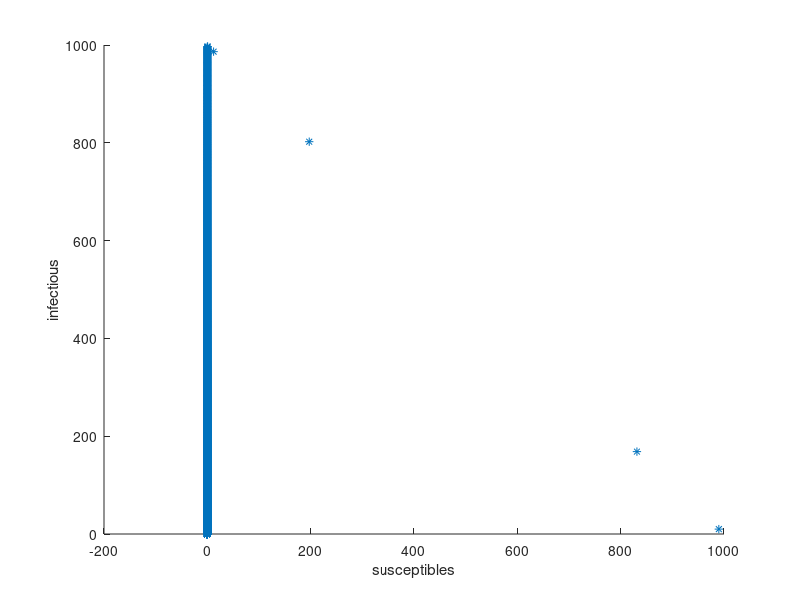

Recreate this plot in MATLAB.
%FAILURE
r = 0.003;
a = 0.001;
p = 1;
N = 1000;
f = @(t,x) [-r*x(1)^p*x(2); r*x(1)^p*x(2)-a*x(2); a*x(2)];




Rinit = 0;
figure
hold on
xlabel('susceptibles')
ylabel('infectious')
for Iinit = 10 %10:100:N %0:100:(N-Rinit)
    Sinit = N-Rinit-Iinit;
    [~,SIR] = ode45(f,0:10000,[Sinit;Iinit;Rinit]);
    plot(SIR(:,1),SIR(:,2),'*');
end


%f = @(t,x) [-r*x(1)*x(2); r*x(1)*x(2)-a*x(2); a*x(2)];


% 
% Rinit = 0/N;
% figure
% hold on
% xlabel('susceptibles')
% ylabel('infectious')
% for Iinit = (10:100:N)./N %0:100:(N-Rinit)
%     Sinit = 1-Rinit-Iinit;
%     [~,SIR] = ode45(f,0:1000,[Sinit;Iinit;Rinit]);
%     plot(SIR(:,1),SIR(:,2),'*');
% end
